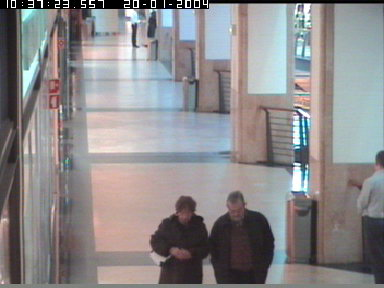
#> input picture videos/EnterExitCrossingPaths2cor/EnterExitCrossingPaths2cor/EnterExitCrossingPaths2cor0001.jpg, 384 x 288 px; its folder holds 3 pictures in this run
$ python 'project_1(backup).py'
#> lines starting #> are read from the running program, lines starting #| are printed output that depends on the picture; after the words box and inside, x2 and y2 are one past the last pixel; in counts of white or black regions, pixels touching at a corner belong together
import cv2
import numpy as np
import matplotlib.pyplot as plt
from pathlib import Path

# Loading and preprocessing the images
def preprocess_image(image_path):
    image = cv2.imread(str(image_path))
    if image is None:
        print(f"Error loading image: {image_path}")
        return None, None
    image = cv2.resize(image, (1280, 720))
    gray_image = cv2.cvtColor(image, cv2.COLOR_BGR2GRAY)
    return image, gray_image

def compute_temporal_derivative(frame1, frame2):
    """
    Compute temporal derivative between consecutive frames
    """
    diff = cv2.absdiff(frame1, frame2)
    return diff

def create_motion_mask(diff, threshold_value=30):
    """
    Threshold the temporal derivative to create binary mask
    """
    _, thresh = cv2.threshold(diff, threshold_value, 255, cv2.THRESH_BINARY)
    mask = (thresh > 0).astype(np.uint8)
    return thresh, mask

def apply_mask_to_frame(original_frame, mask):
    """
    Combine mask with original frame to highlight moving objects
    """
    mask_3channel = cv2.cvtColor(mask * 255, cv2.COLOR_GRAY2BGR)
    masked_frame = cv2.bitwise_and(original_frame, mask_3channel)
    return masked_frame

def get_image_files_from_folder(folder_path):
    """
    Get all image files from a specific folder using pathlib
    """
    folder_path = Path(folder_path)

    if not folder_path.exists():
        print(f"Error: Folder '{folder_path}' does not exist!")
        return []

    # Get all image files (*.jpg, *.jpeg, *.png)
    image_files = []

    # Use rglob to search recursively if needed, or glob for just the folder
    for pattern in ["*.jpg", "*.jpeg", "*.png", "*.JPG", "*.JPEG", "*.PNG"]:
        image_files.extend(list(folder_path.glob(pattern)))

    # Sort the files
    image_files.sort()

    print(f"\nFound {len(image_files)} images in {folder_path.name}/")
    for img in image_files:
        print(f"  - {img.name}")

    return image_files

def get_all_images_from_subdirectories(base_dir, subdirs):
    """
    Get images from multiple subdirectories
    Returns a dictionary: {subdirectory_name: [list of image paths]}
    """
    base_path = Path(base_dir)
    all_images = {}

    for subdir in subdirs:
        subdir_path = base_path / subdir
        images = get_image_files_from_folder(subdir_path)
        if images:
            all_images[subdir] = images

    return all_images

def process_consecutive_frames(image_files, frame_idx1=0, frame_idx2=1, threshold_value=30, folder_name=""):
    """
    Process two consecutive frames from a list of image files
    """
    if len(image_files) < 2:
        print("Error: Need at least 2 images for motion detection!")
        return

    if frame_idx2 >= len(image_files):
        print(f"Error: Frame index {frame_idx2} out of range. Only {len(image_files)} images available.")
        return

    # Load the two frames
    print(f"\nProcessing frames from {folder_name}:")
    print(f"  Frame 1: {image_files[frame_idx1].name}")
    print(f"  Frame 2: {image_files[frame_idx2].name}")

    original_image1, gray_image1 = preprocess_image(image_files[frame_idx1])
    original_image2, gray_image2 = preprocess_image(image_files[frame_idx2])

    if gray_image1 is None or gray_image2 is None:
        return

    # Step 2: Compute temporal derivative
    temporal_derivative = compute_temporal_derivative(gray_image1, gray_image2)

    # Step 3: Create motion mask
    thresh, motion_mask = create_motion_mask(temporal_derivative, threshold_value)

    # Step 4: Apply mask to original frame
    result = apply_mask_to_frame(original_image2, motion_mask)

    # Plotting results
    plt.figure(figsize=(20, 10))

    plt.suptitle(f"Motion Detection - {folder_name}", fontsize=16, y=0.98)

    plt.subplot(2, 3, 1)
    plt.title(f"Frame {frame_idx1}: {image_files[frame_idx1].name}")
    plt.imshow(cv2.cvtColor(original_image1, cv2.COLOR_BGR2RGB))
    plt.axis('off')

    plt.subplot(2, 3, 2)
    plt.title(f"Frame {frame_idx2}: {image_files[frame_idx2].name}")
    plt.imshow(cv2.cvtColor(original_image2, cv2.COLOR_BGR2RGB))
    plt.axis('off')

    plt.subplot(2, 3, 3)
    plt.title("Temporal Derivative (Difference)")
    plt.imshow(temporal_derivative, cmap='gray')
    plt.axis('off')

    plt.subplot(2, 3, 4)
    plt.title('Thresholded Difference')
    plt.imshow(thresh, cmap='gray')
    plt.axis('off')

    plt.subplot(2, 3, 5)
    plt.title('Motion Mask (0 and 1)')
    plt.imshow(motion_mask, cmap='gray')
    plt.axis('off')

    plt.subplot(2, 3, 6)
    plt.title('Moving Objects Only')
    plt.imshow(cv2.cvtColor(result, cv2.COLOR_BGR2RGB))
    plt.axis('off')

    plt.tight_layout()
    plt.show()

def process_all_consecutive_frames_in_folder(image_files, threshold_value=30, folder_name=""):
    """
    Process all consecutive frame pairs in a folder
    """
    if len(image_files) < 2:
        print(f"Error: Need at least 2 images in {folder_name}!")
        return

    print(f"\n{'='*60}")
    print(f"Processing {len(image_files)-1} frame pairs from {folder_name}...")
    print(f"{'='*60}\n")

    # Process each consecutive pair
    for i in range(len(image_files) - 1):
        print(f"\n--- Processing pair {i+1}/{len(image_files)-1} ---")
        process_consecutive_frames(image_files, i, i+1, threshold_value, folder_name)

def process_all_subdirectories(base_dir, subdirs, threshold_value=30, process_all_pairs=False):
    """
    Process images from all specified subdirectories
    """
    # Get all images organized by subdirectory
    all_images = get_all_images_from_subdirectories(base_dir, subdirs)

    print(f"\n{'#'*60}")
    print(f"MOTION DETECTION ACROSS MULTIPLE FOLDERS")
    print(f"{'#'*60}")

    # Process each subdirectory
    for subdir_name, image_files in all_images.items():
        print(f"\n\n{'*'*60}")
        print(f"FOLDER: {subdir_name}")
        print(f"{'*'*60}")

        if process_all_pairs:
            # Process all consecutive pairs in this folder
            process_all_consecutive_frames_in_folder(image_files, threshold_value, subdir_name)
        else:
            # Process only first pair (frames 0 and 1)
            if len(image_files) >= 2:
                process_consecutive_frames(image_files, 0, 1, threshold_value, subdir_name)


# base directory and subdirectories
INPUT_DIR = Path(r"C:\Users\Lover\OneDrive\Desktop\motion_detection\videos")

# List of subdirectories to process
subdirs = [
    "EnterExitCrossingPaths2cor/EnterExitCrossingPaths2cor",
    "Office/Office",
    "RedChair/RedChair"
]

# User selection
print("\n" + "="*60)
print("MOTION DETECTION ANALYSIS")
print("="*60)
print("\nAvailable folders:")
for idx, subdir in enumerate(subdirs, 1):
    folder_name = subdir.split('/')[0]
    print(f"  {idx}. {folder_name}")

while True:
    try:
        choice = int(input("\nSelect a folder (1-3): "))
        if 1 <= choice <= len(subdirs):
            selected_path = subdirs[choice - 1]
            selected_name = selected_path.split('/')[0]
            break
        else:
            print(f"Please enter a number between 1 and {len(subdirs)}")
    except ValueError:
        print("Invalid input. Please enter a number.")
#> this loop made 1 pass; the answer given on pass 1: 1
#> pass 2 of the loop in get_image_files_from_folder, `for pattern in ["*.jpg", "*.jpeg", "*.png", "*.JPG", "*.JPEG", "*.PNG"]:`:

# Load images from selected folder
specific_folder = INPUT_DIR / selected_path
images = get_image_files_from_folder(specific_folder)

if images:
    print(f"\nProcessing ALL consecutive frame pairs from {selected_name}...")
    process_all_consecutive_frames_in_folder(images, threshold_value=30, folder_name=selected_name)
#> in preprocess_image, image is the input picture: shape (288, 384, 3); mean B, G, R 138.8, 137.3, 139.7
#> in preprocess_image, `image = cv2.resize(image, (1280, 720))`:
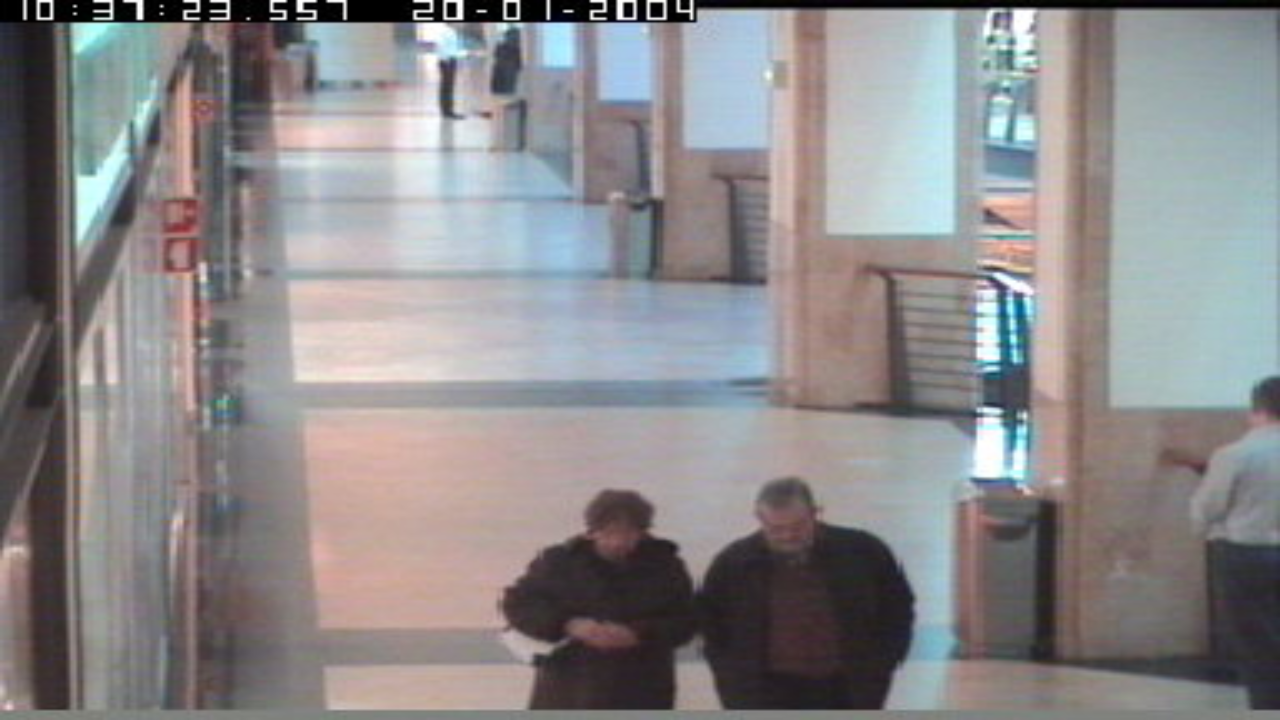
#> image: shape (720, 1280, 3); mean B, G, R 138.7, 137.2, 139.6
#> in preprocess_image, `gray_image = cv2.cvtColor(image, cv2.COLOR_BGR2GRAY)`:
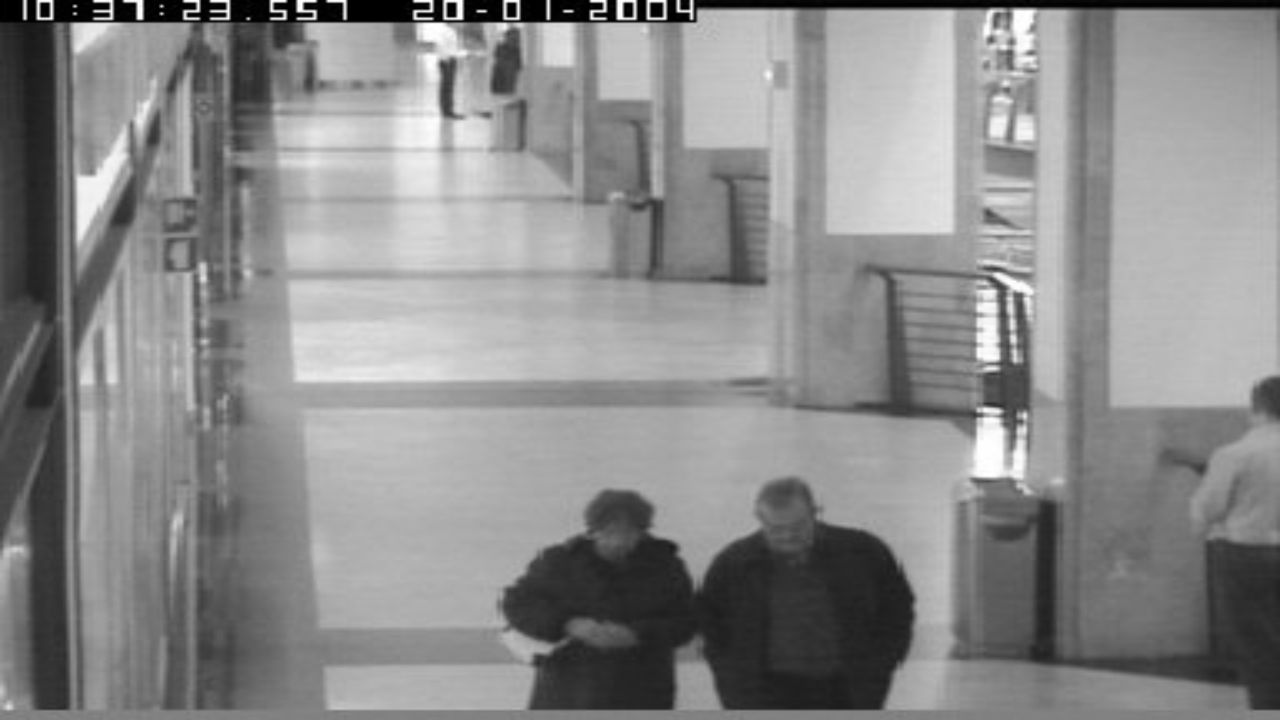
#> gray_image: shape (720, 1280); min 0, max 255, mean 138.1
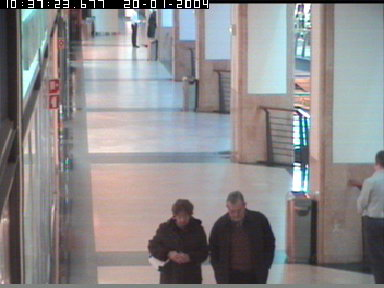
#> input picture videos/EnterExitCrossingPaths2cor/EnterExitCrossingPaths2cor/EnterExitCrossingPaths2cor0004.jpg, 384 x 288 px
#> in preprocess_image, image is the input picture: shape (288, 384, 3); mean B, G, R 138.9, 137.5, 139.8
#> in compute_temporal_derivative, `diff = cv2.absdiff(frame1, frame2)`:
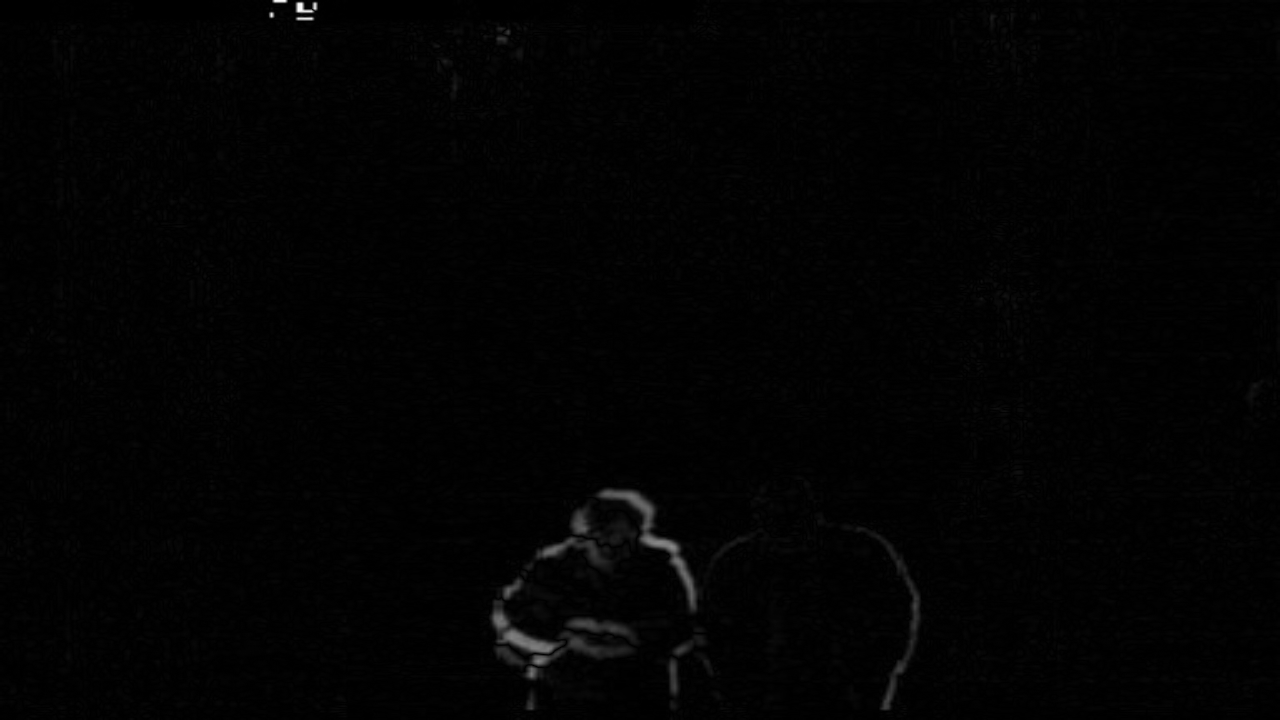
#> diff: shape (720, 1280); min 0, max 255, mean 2.4
#> in create_motion_mask, `_, thresh = cv2.threshold(diff, threshold_value, 255, cv2.THRESH_BINARY)`:
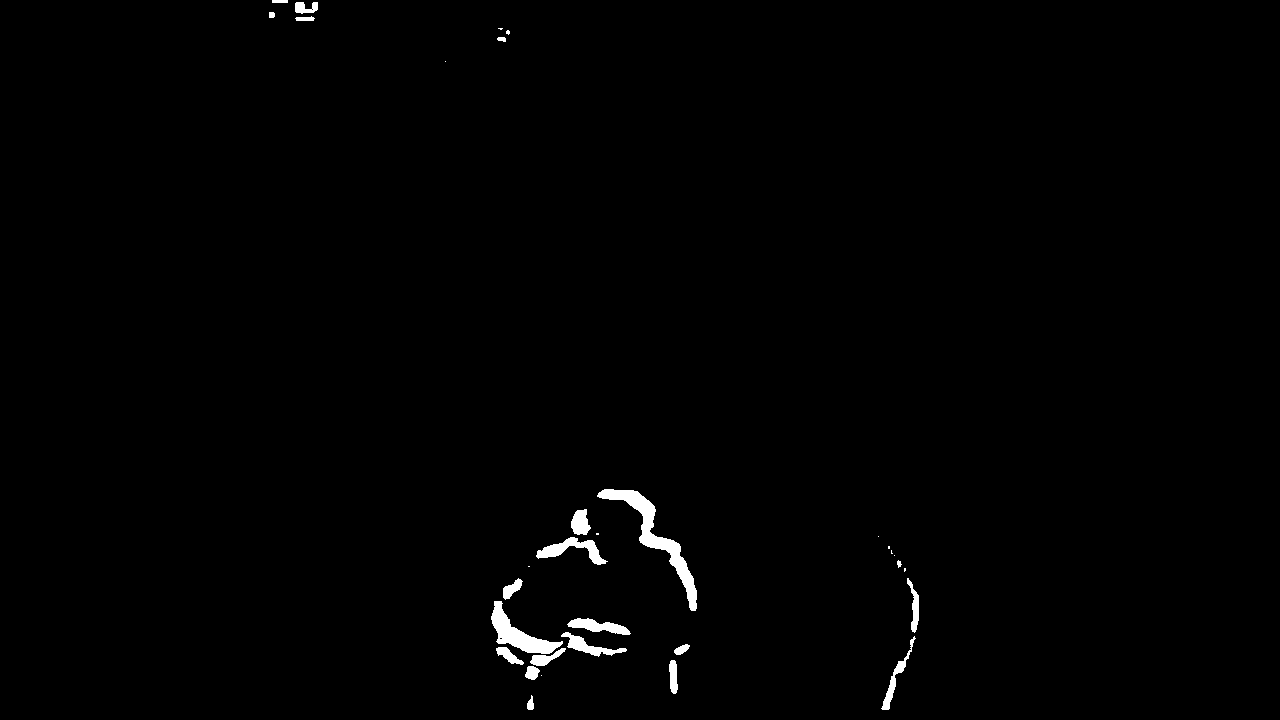
#> thresh: shape (720, 1280); 0.87% white; 32 white regions (11 under 20 px), largest, box (x1, y1, x2, y2) and area: (597, 489, 697, 611) 2080, (491, 601, 563, 654) 1305, (536, 537, 608, 565) 730
#> in process_consecutive_frames, `plt.show()`:
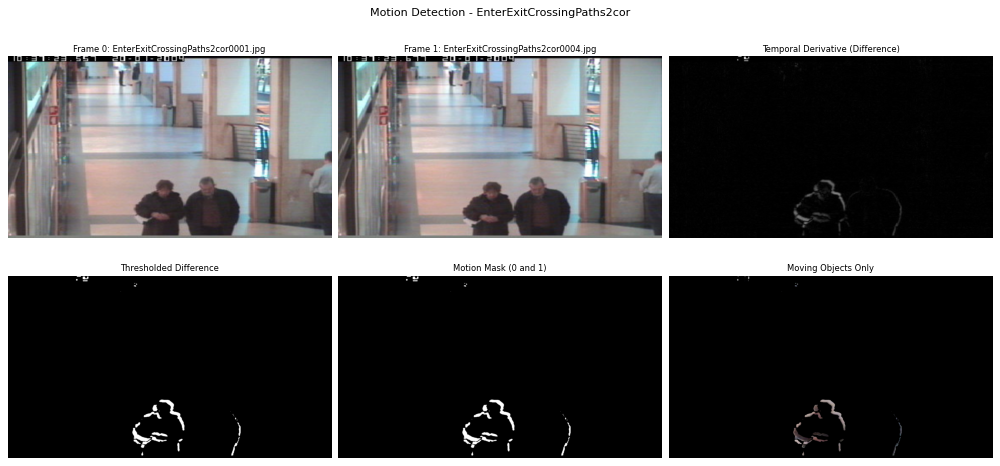
#> figure drawn by matplotlib, 6 panels
#> pass 2 of the loop in process_all_consecutive_frames_in_folder, `for i in range(len(image_files) - 1):`:
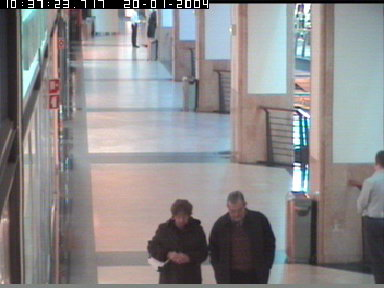
#> input picture videos/EnterExitCrossingPaths2cor/EnterExitCrossingPaths2cor/EnterExitCrossingPaths2cor0005.jpg, 384 x 288 px
#> in preprocess_image, image is the input picture: shape (288, 384, 3); mean B, G, R 138.8, 137.5, 139.7
#> image: shape (720, 1280, 3)
#> in create_motion_mask (call 2), `_, thresh = cv2.threshold(diff, threshold_value, 255, cv2.THRESH_BINARY)`:
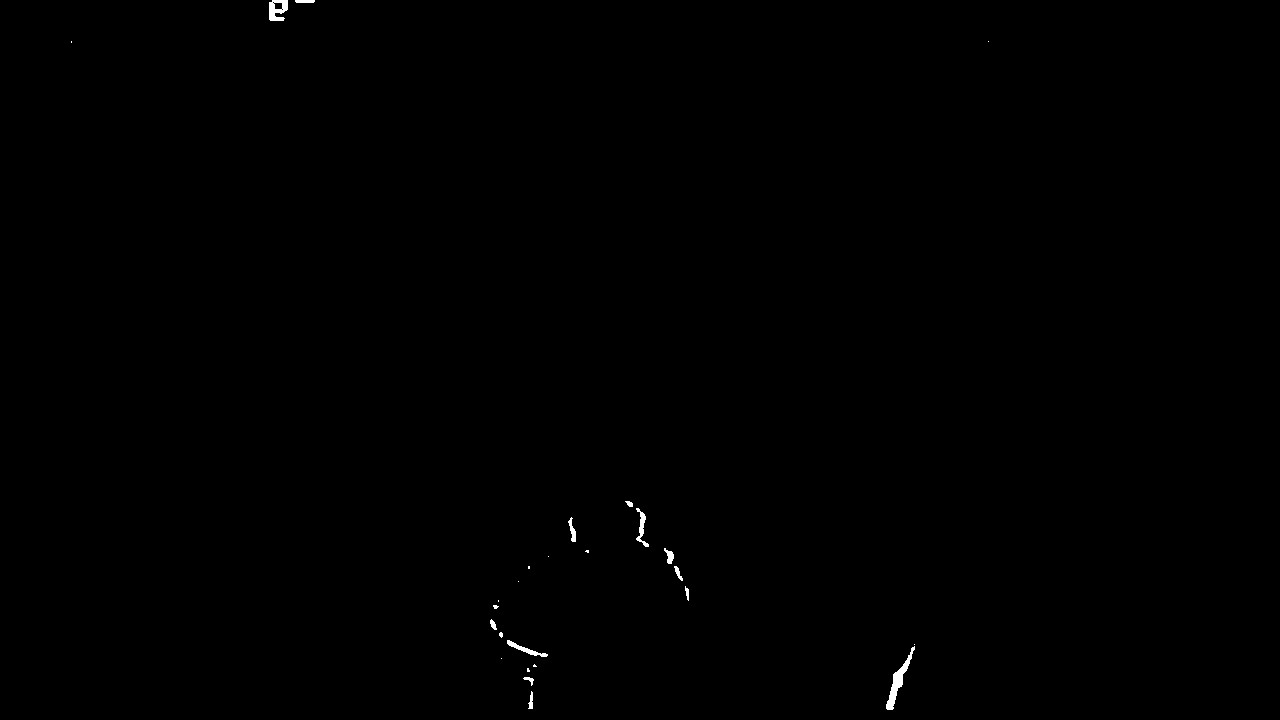
#> thresh: shape (720, 1280); 0.18% white; 26 white regions (13 under 20 px), largest, box (x1, y1, x2, y2) and area: (886, 646, 915, 710) 446, (269, 0, 288, 21) 275, (507, 640, 548, 657) 178
#> in process_consecutive_frames (call 2), `plt.show()`:
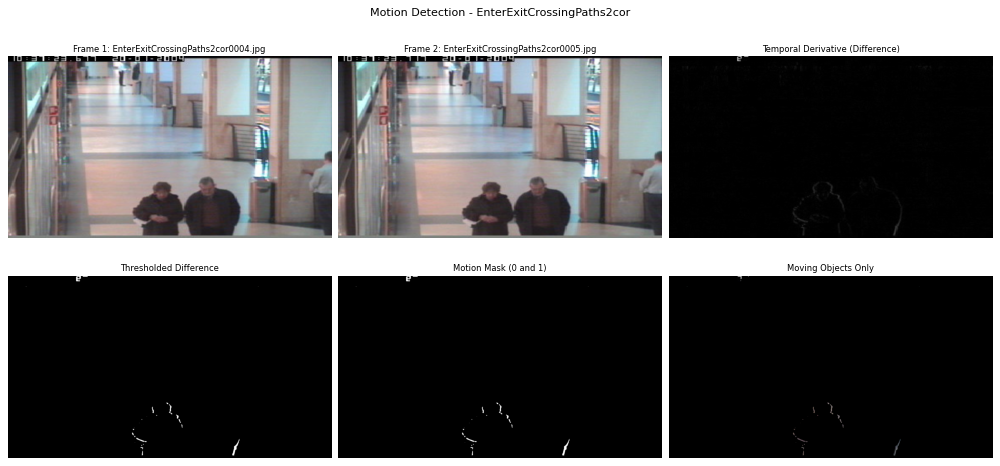
#> figure drawn by matplotlib, 6 panels
